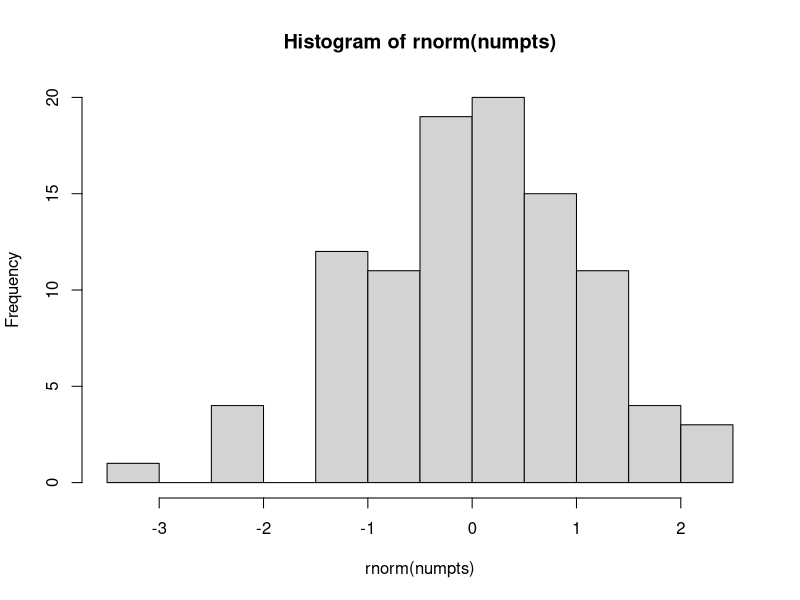
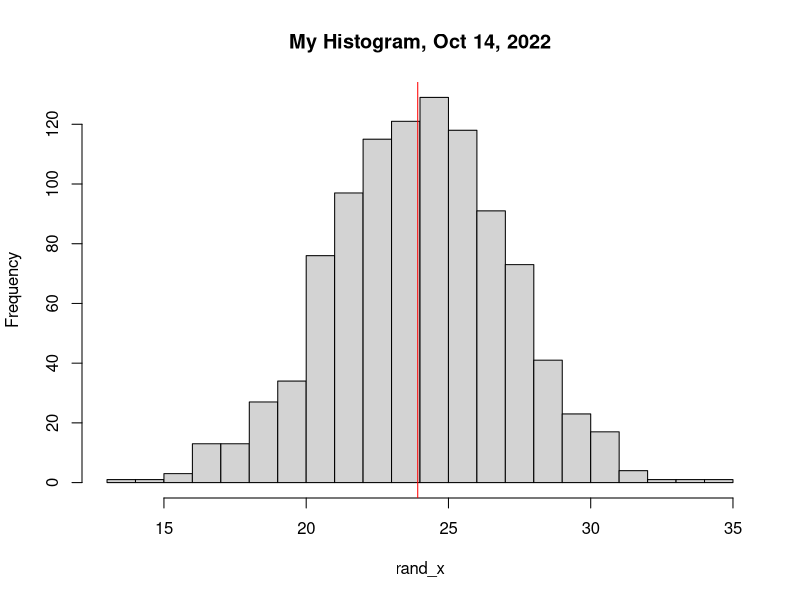

Here is the R script that generated these plots, in order:
## Purpose: a function that will generate a random smaoe of normal deviates, 
## plot a histogram, and maybe provide other stuff


## Stuff from last time
plotRandomD <- function(numpts=100) {
  hist(rnorm(numpts))
}

plotRandomD() 


#####################################3
## Let's build in more flexibility of our function:
plotRandomNormals <- function(numpts=1000, mu=24, sigma=3, numbins=15,
                              title="My Histogram, Oct 14, 2022",
                              meanColor="red",
                              seed=8675309) 
  {
  set.seed(seed)
rand_x <-  rnorm(numpts, mean=mu, sd=sigma)
mean_x <- mean(rand_x)
hist(rand_x, breaks=numbins, main=title)
abline(v=mean_x, col=meanColor)
list(Mean_x=mean_x,
     StfDev_x=sd(rand_x),
     RandomValues=rand_x)
}
plotRandomNormals()

